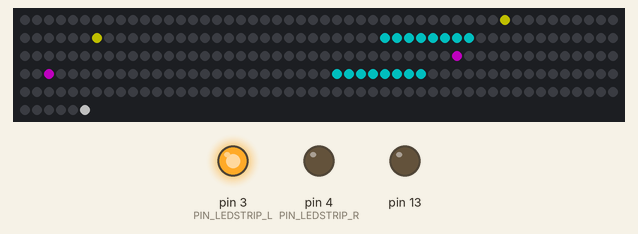
Recording of a sketch running on a simulated Arduino Uno, built with avr-gcc and run on an emulated ATmega328P. Parts: 256 RGB LEDs in strip order, left to right, continuing on the next row, output pins drawn as LEDs (lit = HIGH). Dim RGB values are drawn brighter than linear.

Above: at 1.16 s.
At 9.01 s:
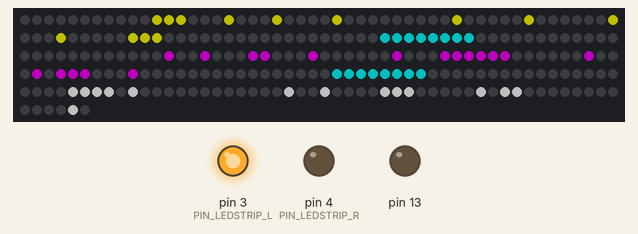
At 18.74 s:
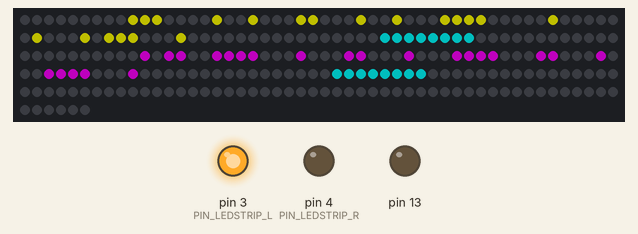
At 39.14 s:
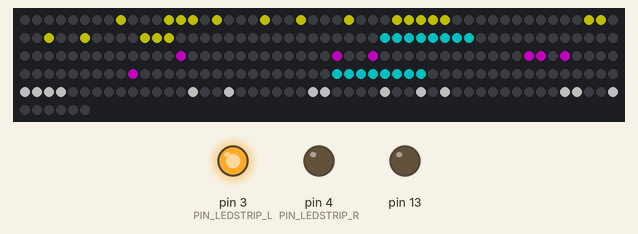
Timing chart, 0 to 40.0 s (numbered marks = the images above):
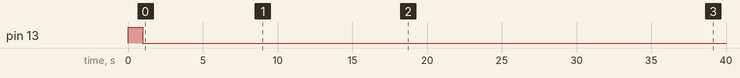

The sketch:

Backpack_NewYear.ino
```cpp
#include <FastLED.h>
#define LEDS_COUNT 256
#define PIN_LEDSTRIP 2
#define PIN_LEDSTRIP_L 3
#define PIN_LEDSTRIP_R 4
CRGBArray<LEDS_COUNT> leds;

uint8_t ledstrip = 0;

#define TEXT_CYCLE_COUNT 4
int textCycleNow = 0;
bool textStage = true;
bool wait = false;
bool wait2 = false;
bool wait3 = false;

//Б Г Д Ж З И Й Л П Ф Ц Ч Ш Щ Ь Ы Ъ Э Ю Я
//q u l w p b d k g a y x i o m s e r t z

PROGMEM const char str[]  = "   POqOTOTEXHbKA 6-9  10-13  14-17 kET ";
PROGMEM const char str2[] = "   yEHTP xKAkOBA    lEKAqPbCTOB 89   CHKALOVC.RU ";
PROGMEM const char str3[] = "   562-14-83    562-14-83 ";

#define TIMERANIM_MOVE 100
uint32_t timeranim = 0;
uint8_t animPos = 0;
#define WHT 255
#define GRY 1
#define BLE 2
#define DRK 3
#define YEL 4
const uint8_t plane1[128] PROGMEM = {
  0,0,0,0,WHT,0,0,0,
  0,0,0,WHT,WHT,WHT,0,0,
  0,0,0,WHT,WHT,WHT,0,0,
  0,0,BLE,WHT,GRY,WHT,0,0,
  0,0,BLE,WHT,GRY,WHT,0,0,
  0,0,BLE,WHT,GRY,GRY,0,0,
  0,0,BLE,WHT,GRY,GRY,0,0,
  0,0,0,WHT,GRY,GRY,GRY,0,
  0,0,0,WHT,GRY,GRY,GRY,0,
  0,0,0,WHT,WHT,GRY,GRY,0,
  0,0,0,WHT,WHT,WHT,GRY,0,
  0,0,0,WHT,WHT,WHT,0,0,
  0,0,WHT,WHT,GRY,WHT,0,0,
  0,WHT,WHT,WHT,GRY,GRY,0,0,
  WHT,WHT,WHT,WHT,GRY,GRY,0,0,
  0,0,0,0,WHT,0,0,0,
};
const uint8_t plane[128] PROGMEM = {
  0,0,0,0,GRY,0,0,0,
  0,0,0,GRY,GRY,GRY,0,0,
  0,0,0,GRY,GRY,GRY,0,0,
  0,0,BLE,GRY,WHT,GRY,0,0,
  0,0,BLE,GRY,WHT,GRY,0,0,
  0,0,BLE,GRY,WHT,WHT,0,0,
  0,0,BLE,GRY,WHT,WHT,0,0,
  0,0,0,GRY,WHT,WHT,WHT,0,
  0,0,0,GRY,WHT,WHT,WHT,0,
  0,0,0,GRY,GRY,WHT,WHT,0,
  0,0,0,GRY,GRY,GRY,WHT,0,
  0,0,0,GRY,GRY,GRY,0,0,
  0,0,GRY,GRY,WHT,GRY,0,0,
  0,GRY,GRY,GRY,WHT,WHT,0,0,
  GRY,GRY,GRY,GRY,WHT,WHT,0,0,
  0,0,0,0,GRY,0,0,0,
};
const uint8_t smoke[8] PROGMEM = {
  0,0,DRK,DRK,DRK,0,0,0
};
const uint8_t prop[16] PROGMEM = {
  0,YEL,YEL,YEL,YEL,YEL,0,0,
  0,0,0,YEL,0,0,0,0
};

#define BRIGHTNESS 80

#define TIMERTEXT_MOVE 37
#define TIMERTEXT_MOVE2 40
#define TIMERTEXT_MOVE3 40
#define STRING_WIDTH 8
#define CHAR_SPACE 1
uint32_t timertext = 0;
uint32_t timertext2 = 0;
uint32_t timertext3 = 0;
uint32_t strPos = 0; // now char from string "С Н[О]ВЫМ ГОДОМ!"
uint32_t strCharPos = 0; // now pos in char [O]
uint32_t strLastCharIndex = 0; // [O] is indexed from alphabet like
uint32_t strPos2 = 0; // now char from string "С Н[О]ВЫМ ГОДОМ!"
uint32_t strCharPos2 = 0; // now pos in char [O]
uint32_t strLastCharIndex2 = 0; // [O] is indexed from alphabet like
uint32_t strPos3 = 0; // now char from string "С Н[О]ВЫМ ГОДОМ!"
uint32_t strCharPos3 = 0; // now pos in char [O]
uint32_t strLastCharIndex3 = 0; // [O] is indexed from alphabet like
CRGB textColor = 0xFFFFFF;
CRGB textColor2 = 0xFF00FF;
CRGB textColor3 = 0xFFFF00;

#define ALPHABET_COUNT 69

const char alphabet[ALPHABET_COUNT] PROGMEM = {
  'A', 'B', 'C', 'D', 'E', 'F', 'G', 'H', 'I', 'J', 'K', 'L', 'M',
  'N', 'O', 'P', 'Q', 'R', 'S', 'T', 'U', 'V', 'W', 'X', 'Y', 'Z',
  '0', '1', '2', '3', '4', '5', '6', '7', '8', '9',
 //Б    Г    Д    Ж    З    И    Й    Л    П    Ф    Ц    Ч    Ш    Щ    Ь    Ы    Ъ    Э    Ю    Я
  'q', 'u', 'l', 'w', 'p', 'b', 'd', 'k', 'g', 'a', 'y', 'x', 'i', 'o', 'm', 's', 'e', 'r', 't', 'z',
  '.', ',', '!', '?', '<', '>', '+', '-', '=', '(', ')', ':', ' '
};

const uint8_t alphabetLengths[ALPHABET_COUNT] PROGMEM = {
  5, 5, 5, 5, 5, 5, 5, 5, 5, 5, 5, 5, 7,
  5, 5, 5, 6, 5, 5, 5, 5, 5, 7, 5, 5, 5,
  5, 5, 5, 5, 5, 5, 5, 5, 5, 5,
  5, 5, 7, 7, 5, 5, 5, 5, 5, 7, 6, 5, 7, 8, 5, 7, 7, 5, 7, 5,
  1, 1, 1, 5, 3, 3, 3, 3, 3, 2, 2, 1, 3
};

const uint8_t chars[483] PROGMEM = {
  B00001110,
  B00010001,
  B00011111,
  B00010001,
  B00010001,
  B00010001,
  B00000000,

  B00001111,
  B00010001,
  B00011111,
  B00010001,
  B00010001,
  B00001111,
  B00000000,

  B00001110,
  B00010001,
  B00000001,
  B00000001,
  B00010001,
  B00001110,
  B00000000,

  B00001111,
  B00010001,
  B00010001,
  B00010001,
  B00010001,
  B00001111,
  B00000000,

  B00011111,
  B00000001,
  B00011111,
  B00000001,
  B00000001,
  B00011111,
  B00000000,

  B00011111,
  B00000001,
  B00000001,
  B00011111,
  B00000001,
  B00000001,
  B00000000,

  B00001110,
  B00010001,
  B00000001,
  B00011101,
  B00010001,
  B00001110,
  B00000000,

  B00010001,
  B00010001,
  B00011111,
  B00010001,
  B00010001,
  B00010001,
  B00000000,

  B00011111,
  B00000100,
  B00000100,
  B00000100,
  B00000100,
  B00011111,
  B00000000,

  B00011111,
  B00010000,
  B00010000,
  B00010000,
  B00010001,
  B00001110,
  B00000000,

  B00011001,
  B00000101,
  B00000011,
  B00000101,
  B00001001,
  B00010001,
  B00000000,

  B00000001,
  B00000001,
  B00000001,
  B00000001,
  B00010001,
  B00011111,
  B00000000,

  B01100011,
  B01010101,
  B01001001,
  B01000001,
  B01000001,
  B01000001,
  B00000000,

  B00010001,
  B00010011,
  B00010101,
  B00011001,
  B00010001,
  B00010001,
  B00000000,

  B00001110,
  B00010001,
  B00010001,
  B00010001,
  B00010001,
  B00001110,
  B00000000,

  B00001111,
  B00010001,
  B00010001,
  B00001111,
  B00000001,
  B00000001,
  B00000000,

  B00001110,
  B00010001,
  B00010001,
  B00010101,
  B00011001,
  B00011110,
  B00100000,

  B00001111,
  B00010001,
  B00010001,
  B00001111,
  B00001001,
  B00010001,
  B00000000,

  B00011110,
  B00000001,
  B00001110,
  B00010000,
  B00010000,
  B00001111,
  B00000000,

  B00011111,
  B00000100,
  B00000100,
  B00000100,
  B00000100,
  B00000100,
  B00000000,

  B00010001,
  B00010001,
  B00010001,
  B00010001,
  B00010001,
  B00001110,
  B00000000,

  B00010001,
  B00010001,
  B00001010,
  B00001010,
  B00000100,
  B00000100,
  B00000000,

  B01000001,
  B01000001,
  B01000001,
  B01001001,
  B01001001,
  B00110110,
  B00000000,

  B00010001,
  B00001010,
  B00000100,
  B00000100,
  B00001010,
  B00010001,
  B00000000,

  B00010001,
  B00010001,
  B00011110,
  B00010000,
  B00010001,
  B00001110,
  B00000000,

  B00011111,
  B00001000,
  B00011111,
  B00000010,
  B00000001,
  B00011111,
  B00000000,

  // NUMS

  B00001110,
  B00010001,
  B00010011,
  B00010101,
  B00011001,
  B00010001,
  B00001110,

  B00000100,
  B00000110,
  B00000101,
  B00000100,
  B00000100,
  B00000100,
  B00011111,

  B00001110,
  B00010001,
  B00001000,
  B00000100,
  B00000010,
  B00000001,
  B00011111,

  B00001110,
  B00010001,
  B00010000,
  B00001000,
  B00010000,
  B00010001,
  B00001110,

  B00011000,
  B00010100,
  B00010010,
  B00011111,
  B00010000,
  B00010000,
  B00010000,

  B00011111,
  B00000001,
  B00000001,
  B00001111,
  B00010000,
  B00010001,
  B00001110,

  B00001110,
  B00010001,
  B00000001,
  B00001111,
  B00010001,
  B00010001,
  B00001110,

  B00011111,
  B00010000,
  B00010000,
  B00001000,
  B00000100,
  B00000010,
  B00000001,

  B00001110,
  B00010001,
  B00010001,
  B00001110,
  B00010001,
  B00010001,
  B00001110,

  B00001110,
  B00010001,
  B00010001,
  B00011110,
  B00001000,
  B00000100,
  B00000010,

  // RUS

  B00011111,
  B00000001,
  B00001111,
  B00010001,
  B00010001,
  B00001111,
  B00000000,

  B00011111,
  B00010001,
  B00000001,
  B00000001,
  B00000001,
  B00000001,
  B00000000,

  B00011110,
  B00100010,
  B00100010,
  B00100010,
  B00100010,
  B01111111,
  B01000001,

  B01001001,
  B01001001,
  B00101010,
  B00011100,
  B00101010,
  B01001001,
  B00000000,

  B00011111,
  B00010000,
  B00001000,
  B00010000,
  B00010000,
  B00011111,
  B00000000,

  B00010001,
  B00011001,
  B00010101,
  B00010011,
  B00010001,
  B00010001,
  B00000000,

  B00010101,
  B00011001,
  B00010101,
  B00010011,
  B00010001,
  B00010001,
  B00000000,

  B00011000,
  B00010100,
  B00010010,
  B00010001,
  B00010001,
  B00010001,
  B00000000,

  B00011111,
  B00010001,
  B00010001,
  B00010001,
  B00010001,
  B00010001,
  B00000000,

  B00111110,
  B01001001,
  B01001001,
  B00111110,
  B00001000,
  B00001000,
  B00000000,

  B00010001,
  B00010001,
  B00010001,
  B00010001,
  B00010001,
  B00111111,
  B00100000,

  B00010001,
  B00010001,
  B00010001,
  B00011110,
  B00010000,
  B00010000,
  B00000000,

  B01000001,
  B01000001,
  B01001001,
  B01001001,
  B01001001,
  B01111110,
  B00000000,

  B01000001,
  B01000001,
  B01001001,
  B01001001,
  B01001001,
  B11111110,
  B10000000,

  B00000001,
  B00000001,
  B00001111,
  B00010001,
  B00010001,
  B00001111,
  B00000000,

  B01000001,
  B01000001,
  B01001111,
  B01010001,
  B01010001,
  B01001111,
  B00000000,

  B00000110,
  B00000101,
  B00111100,
  B01000100,
  B01000100,
  B00111100,
  B00000000,

  B00001110,
  B00010001,
  B00011000,
  B00010000,
  B00010001,
  B00001110,
  B00000000,

  B00111001,
  B01000101,
  B01000111,
  B01000101,
  B01000101,
  B00111001,
  B00000000,

  B00011110,
  B00010001,
  B00011110,
  B00010010,
  B00010001,
  B00010001,
  B00000000,

  // CHARS

  B00000000,
  B00000000,
  B00000000,
  B00000000,
  B00000000,
  B00000001,
  B00000000,

  B00000000,
  B00000000,
  B00000000,
  B00000000,
  B00000000,
  B00000001,
  B00000001,

  B00000001,
  B00000001,
  B00000001,
  B00000001,
  B00000000,
  B00000001,
  B00000000,

  B00001110,
  B00010001,
  B00001000,
  B00000100,
  B00000000,
  B00000100,
  B00000000,

  B00000000,
  B00000100,
  B00000010,
  B00000001,
  B00000010,
  B00000100,
  B00000000,

  B00000000,
  B00000001,
  B00000010,
  B00000100,
  B00000010,
  B00000001,
  B00000000,

  B00000000,
  B00000000,
  B00000010,
  B00000111,
  B00000010,
  B00000000,
  B00000000,

  B00000000,
  B00000000,
  B00000000,
  B00000111,
  B00000000,
  B00000000,
  B00000000,

  B00000000,
  B00000000,
  B00000111,
  B00000000,
  B00000111,
  B00000000,
  B00000000,

  B00000010,
  B00000001,
  B00000001,
  B00000001,
  B00000001,
  B00000010,
  B00000000,

  B00000001,
  B00000010,
  B00000010,
  B00000010,
  B00000010,
  B00000001,
  B00000000,

  B00000000,
  B00000000,
  B00000001,
  B00000000,
  B00000000,
  B00000001,
  B00000000,

  B00000000,
  B00000000,
  B00000000,
  B00000000,
  B00000000,
  B00000000,
  B00000000
};

uint8_t textView[8][8] = {
  {1,0,0,0,0,0,0,0},
  {0,0,0,0,0,0,0,0},
  {0,0,0,0,0,0,0,0},
  {0,0,0,0,0,0,0,0},
  {0,0,0,0,0,0,0,0},
  {0,0,0,0,0,0,0,0},
  {0,0,0,0,0,0,0,0},
  {0,0,0,0,0,0,0,0}
};
uint8_t textView2[8][8] = {
  {1,0,0,0,0,0,0,0},
  {0,0,0,0,0,0,0,0},
  {0,0,0,0,0,0,0,0},
  {0,0,0,0,0,0,0,0},
  {0,0,0,0,0,0,0,0},
  {0,0,0,0,0,0,0,0},
  {0,0,0,0,0,0,0,0},
  {0,0,0,0,0,0,0,0}
};
uint8_t textView3[8][8] = {
  {1,0,0,0,0,0,0,0},
  {0,0,0,0,0,0,0,0},
  {0,0,0,0,0,0,0,0},
  {0,0,0,0,0,0,0,0},
  {0,0,0,0,0,0,0,0},
  {0,0,0,0,0,0,0,0},
  {0,0,0,0,0,0,0,0},
  {0,0,0,0,0,0,0,0}
};

void wipe() {
  for (uint16_t i = 0; i <= 255; i++)
    leds[i] = 0;
}

void textMove() {
  for (uint8_t i = 0; i < 8; i++) {
    for (uint8_t j = 0; j < 8 - 1; j++) {
      textView[i][j] = textView[i][j + 1];
    }
  }

  strCharPos++;
  if (strCharPos < pgm_read_byte(&alphabetLengths[strLastCharIndex])) {
    for (uint8_t i = 0; i < 7; i++) {
      textView[i][7] = (pgm_read_byte(&chars[strLastCharIndex * 7 + i]) >> strCharPos) & 1;
    }
  } else if (strCharPos > pgm_read_byte(&alphabetLengths[strLastCharIndex]) + CHAR_SPACE) {
    strCharPos = 0;
    strPos++;
    if (strPos > strlen(str) - 1){
      strPos = 0;
      textCycleNow++;
      if (textCycleNow >= TEXT_CYCLE_COUNT) {
        textCycleNow = 0;
        textStage = false;
        wait = true;
      }
    }
    strLastCharIndex = 0;
    for (int i = 0 ; i < ALPHABET_COUNT; i++) {
      if ((char)pgm_read_byte(&str[strPos]) == (char)pgm_read_byte(&alphabet[i])) {
        strLastCharIndex = i;
      }
    }
    for (uint8_t i = 0; i < 7; i++) {
      textView[i][7] = (pgm_read_byte(&chars[strLastCharIndex * 7 + i]) >> strCharPos) & 1;
    }
  } else {
    for (uint8_t i = 0; i < STRING_WIDTH; i++) {
      textView[i][7] = 0;
    }
  }
}

void textToLeds() {
  for (uint8_t i = 0; i < 7; i++) {
    if (i % 2) {
      for (int j = 0; j < 8; j++)
        leds[(31 - i) * 8 + j] = (textView[i][j]) ? textColor : CRGB::Black;
    } else {
      for (int j = 0; j < 8; j++)
        leds[(31 - i) * 8 + j] = (textView[i][7 - j]) ? textColor : CRGB::Black;
    }
  }
}

void textMove2() {
  for (uint8_t i = 0; i < 8; i++) {
    for (uint8_t j = 0; j < 8 - 1; j++) {
      textView2[i][j] = textView2[i][j + 1];
    }
  }

  strCharPos2++;
  if (strCharPos2 < pgm_read_byte(&alphabetLengths[strLastCharIndex2])) {
    for (uint8_t i = 0; i < 7; i++) {
      textView2[i][7] = (pgm_read_byte(&chars[strLastCharIndex2 * 7 + i]) >> strCharPos2) & 1;
    }
  } else if (strCharPos2 > pgm_read_byte(&alphabetLengths[strLastCharIndex2]) + CHAR_SPACE) {
    strCharPos2 = 0;
    strPos2++;
    if (strPos2 > strlen(str2) - 1){
      strPos2 = 0;
      if (textStage == false)
        wait2 = true;
    }
    strLastCharIndex2 = 0;
    for (int i = 0 ; i < ALPHABET_COUNT; i++) {
      if ((char)pgm_read_byte(&str2[strPos2]) == (char)pgm_read_byte(&alphabet[i])) {
        strLastCharIndex2 = i;

      }
    }
    for (uint8_t i = 0; i < 7; i++) {
      textView2[i][7] = (pgm_read_byte(&chars[strLastCharIndex2 * 7 + i]) >> strCharPos2) & 1;
    }
  } else {
    for (uint8_t i = 0; i < STRING_WIDTH; i++) {
      textView2[i][7] = 0;
    }
  }
}

void textToLeds2() {
  for (uint8_t i = 0; i < 7; i++) {
    if (i % 2) {
      for (int j = 0; j < 8; j++)
        leds[(19 - i) * 8 + j] = (textView2[i][j]) ? textColor2 : CRGB::Black;
    } else {
      for (int j = 0; j < 8; j++)
        leds[(19 - i) * 8 + j] = (textView2[i][7 - j]) ? textColor2 : CRGB::Black;
    }
  }
}

void textMove3() {
  for (uint8_t i = 0; i < 8; i++) {
    for (uint8_t j = 0; j < 8 - 1; j++) {
      textView3[i][j] = textView3[i][j + 1];
    }
  }

  strCharPos3++;
  if (strCharPos3 < pgm_read_byte(&alphabetLengths[strLastCharIndex3])) {
    for (uint8_t i = 0; i < 7; i++) {
      textView3[i][7] = (pgm_read_byte(&chars[strLastCharIndex3 * 7 + i]) >> strCharPos3) & 1;
    }
  } else if (strCharPos3 > pgm_read_byte(&alphabetLengths[strLastCharIndex3]) + CHAR_SPACE) {
    strCharPos3 = 0;
    strPos3++;
    if (strPos3 > strlen(str3) - 1){
      strPos3 = 0;
      if (textStage == false)
        wait3 = true;
    }
    strLastCharIndex3 = 0;
    for (int i = 0 ; i < ALPHABET_COUNT; i++) {
      if ((char)pgm_read_byte(&str3[strPos3]) == (char)pgm_read_byte(&alphabet[i])) {
        strLastCharIndex3 = i;

      }
    }
    for (uint8_t i = 0; i < 7; i++) {
      textView3[i][7] = (pgm_read_byte(&chars[strLastCharIndex3 * 7 + i]) >> strCharPos3) & 1;
    }
  } else {
    for (uint8_t i = 0; i < STRING_WIDTH; i++) {
      textView3[i][7] = 0;
    }
  }
}

void textToLeds3() {
  for (uint8_t i = 0; i < 7; i++) {
    if (i % 2) {
      for (int j = 0; j < 8; j++)
        leds[(7 - i) * 8 + j] = (textView3[i][j]) ? textColor3 : CRGB::Black;
    } else {
      for (int j = 0; j < 8; j++)
        leds[(7 - i) * 8 + j] = (textView3[i][7 - j]) ? textColor3 : CRGB::Black;
    }
  }
}

void lineToLeds() {
  for (int i = 0; i < 8; i++)
    leds[10 * 8 + i] = 0x00FFFF;
  for (int i = 0; i < 8; i++)
    leds[22 * 8 + i] = 0x00FFFF;
}

CRGB getColor(uint8_t b){
  if (b == 255)
    return 0xFFFFFF;
  if (b == 1)
    return 0x606060;
  if (b == 2)
    return 0x0080FF;
  if (b == 3)
    return 0x343434;
  if (b == 4)
    return 0xFFFF00;
  return 0;
}

void animToLeds() {
  if (animPos % 2) {
    for (int j = 0; j < 8; j++)
      leds[animPos * 8 + j] = getColor(pgm_read_byte(&prop[(animPos % 2) * 8 + j]));
  } else {
    for (int j = 0; j < 8; j++)
      leds[animPos * 8 + j] = getColor(pgm_read_byte(&prop[(animPos % 2) * 8 + 7 - j]));
  }

  for (int i = 0; i < animPos - 15; i++) {
    if (i % 2) {
      for (int j = 0; j < 8; j++){
        leds[i * 8 + j] = getColor(pgm_read_byte(&smoke[j]));
        if ((animPos - i)*6 <= 255)
          leds[i * 8 + j].fadeToBlackBy((animPos - i)*6);
        else
          leds[i * 8 + j] = 0;
      }
    } else {
      for (int j = 0; j < 8; j++) {
        leds[i * 8 + j] = getColor(pgm_read_byte(&smoke[7 - j]));
        if ((animPos - i)*6 <= 255)
          leds[i * 8 + j].fadeToBlackBy((animPos - i)*6);
        else
          leds[i * 8 + j] = 0;
      }
    }
  }

  for (int i = 0; i < 16; i++) {
    if (i + animPos - 16 >= 0 && i + animPos - 16 <= 31){
      if (i % 2 && animPos % 2) {
        for (int j = 0; j < 8; j++)
          leds[(i - 16 + animPos) * 8 + j] = getColor(pgm_read_byte(&plane[(15 - i) * 8 + j]));
      } else if (!(i % 2) && animPos % 2) {
        for (int j = 0; j < 8; j++)
          leds[(i - 16 + animPos) * 8 + j] = getColor(pgm_read_byte(&plane[(15 - i) * 8 + 7 - j]));
      } else if ((i % 2) && !(animPos % 2)) {
        for (int j = 0; j < 8; j++)
          leds[(i - 16 + animPos) * 8 + j] = getColor(pgm_read_byte(&plane[(15 - i) * 8 + 7 - j]));
      } else {
        for (int j = 0; j < 8; j++)
          leds[(i - 16 + animPos) * 8 + j] = getColor(pgm_read_byte(&plane[(15 - i) * 8 + j]));
      }
    }
  }
}

void showAnim() {
  if (millis() > timeranim) {
    if (animPos == 0) {
      timeranim = millis() + TIMERANIM_MOVE;
    }
    timeranim += TIMERANIM_MOVE;
    animPos++;
    //Serial.println(animPos);
    //delay(1);
    if (animPos >= 71) {//32+16+16+16-1 = 71
      if (ledstrip == 1) {
        ledstrip = 0;
        digitalWrite(PIN_LEDSTRIP_L, 0);
        digitalWrite(PIN_LEDSTRIP_R, 1);
      } else {
        ledstrip = 1;
        digitalWrite(PIN_LEDSTRIP_R, 0);
        digitalWrite(PIN_LEDSTRIP_L, 1);
      }
      textStage = true;
      wait = false;
      timertext = millis() + TIMERTEXT_MOVE;
      wait2 = false;
      timertext2 = millis() + TIMERTEXT_MOVE2;
      wait3 = false;
      timertext3 = millis() + TIMERTEXT_MOVE3;
      textCycleNow = 0;
      animPos = 0;
    }
  }
  wipe();
  animToLeds();
}

void setup() {
  Serial.begin(57600);
  pinMode(PIN_LEDSTRIP, OUTPUT);
  pinMode(PIN_LEDSTRIP_L, OUTPUT);
  digitalWrite(PIN_LEDSTRIP_L, 1);
  pinMode(PIN_LEDSTRIP_R, OUTPUT);
  digitalWrite(PIN_LEDSTRIP_R, 0);
  pinMode(13, OUTPUT);
  digitalWrite(13, 1);
  delay(1000);
  digitalWrite(13, 0);
  FastLED.addLeds<WS2812, PIN_LEDSTRIP, GRB>(leds, LEDS_COUNT);
  timertext = millis() + TIMERTEXT_MOVE;

  strPos = 0;
  strCharPos = 0;
  strLastCharIndex = 0;
  strPos2 = 0;
  strCharPos2 = 0;
  strLastCharIndex2 = 0;
  strPos3 = 0;
  strCharPos3 = 0;
  strLastCharIndex3 = 0;
  for (int i = 0; i < ALPHABET_COUNT - 1; i++)
    if ((char)pgm_read_byte(&str[strPos]) == (char)pgm_read_byte(&alphabet[i]))
      strLastCharIndex = i;
  for (int i = 0; i < ALPHABET_COUNT - 1; i++)
    if ((char)pgm_read_byte(&str2[strPos2]) == (char)pgm_read_byte(&alphabet[i]))
      strLastCharIndex2 = i;
  for (int i = 0; i < ALPHABET_COUNT - 1; i++)
    if ((char)pgm_read_byte(&str3[strPos3]) == (char)pgm_read_byte(&alphabet[i]))
      strLastCharIndex3 = i;
}

void loop() {
  if (millis() > timertext){
    timertext = millis() + TIMERTEXT_MOVE;
    if (!wait)
      textMove();
  }
  if (millis() > timertext2){
    timertext2 = millis() + TIMERTEXT_MOVE2;
    if (!wait2)
      textMove2();
  }
  if (millis() > timertext3){
    timertext3 = millis() + TIMERTEXT_MOVE3;
    if (!wait3)
      textMove3();
  }
  //wipetext();
  if (!wait)
    textToLeds();
  if (!wait2)
    textToLeds2();
  if (!wait3)
    textToLeds3();
  if (!wait || !wait2 || !wait3)
    lineToLeds();
  if (wait && wait2 && wait3)
    showAnim();
  leds.fadeToBlackBy(255 - BRIGHTNESS);
  FastLED.show();
  delay(1);
}
```
